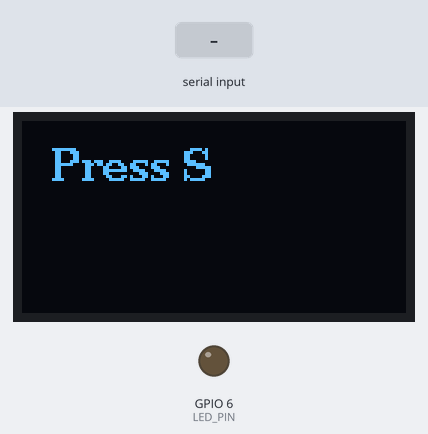
The sketch below on a simulated ESP32-S3. Parts: 128×64 one-colour display, output pins drawn as LEDs (lit = HIGH). The test bench sets the inputs (shaded band).

Above: at 1.2 s.
1.3 s: "s" received over Serial
At 2.1 s:
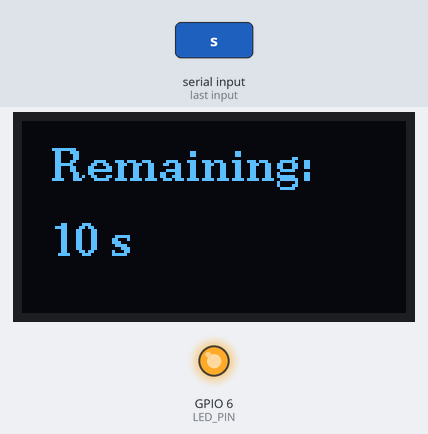
At 12.1 s:
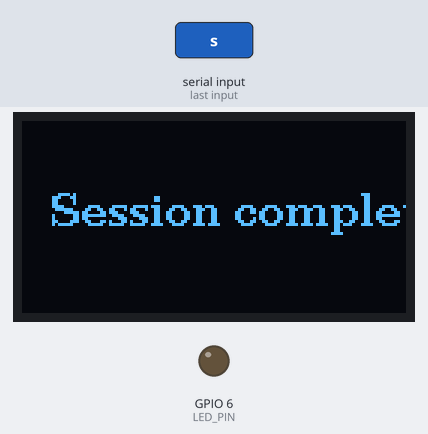
Timing chart, 0 to 12.8 s (numbered marks = the images above; inputs shaded):
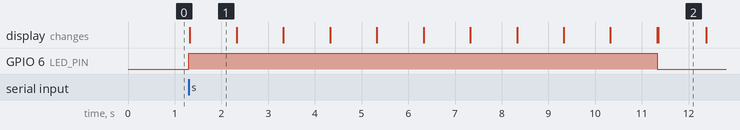

The sketch:

timer_lab.ino
```cpp
#include <Arduino.h>
#include "freertos/FreeRTOS.h"
#include "freertos/timers.h"
#include <U8g2lib.h>
#include <Wire.h>

// --- Hardware Pins ---
constexpr uint8_t SDA_PIN = 8;
constexpr uint8_t SCL_PIN = 9;
constexpr uint8_t LED_PIN = 6;

// --- OLED Display Object ---
U8G2_SSD1306_128X64_NONAME_F_HW_I2C u8g2(/* rotation=*/U8G2_R0, /* reset=*/ U8X8_PIN_NONE);

// --- Task Notification Event Bits ---
constexpr uint32_t EVENT_TICK     = (1 << 0); //1 shifted 0 (01)
constexpr uint32_t EVENT_COMPLETE = (1 << 1); //1 shifted 1 (10)

// --- Global Variables ---
TaskHandle_t mainTaskHandle = NULL;
TimerHandle_t periodicTimer;
TimerHandle_t oneShotTimer;
TimerHandle_t resetTimer;
constexpr uint32_t EVENT_RESET    = (1 << 2); // event for returning to ready

enum SessionState { //state machine
  STATE_READY,
  STATE_RUNNING,
  STATE_COMPLETE
};

SessionState currentState = STATE_READY;
int countdown_value = 10;

// --- Timer Callbacks ---
// 1000ms Auto-reload Timer Callback
void periodicTimerCallback(TimerHandle_t xTimer) {
  // Send tick event to the main application task
  if (mainTaskHandle != NULL) {
    xTaskNotify(mainTaskHandle, EVENT_TICK, eSetBits);
  }
}

// 10,000ms One-shot Timer Callback
void oneShotTimerCallback(TimerHandle_t xTimer) {
  // Send completion event to the main application task
  if (mainTaskHandle != NULL) {
    xTaskNotify(mainTaskHandle, EVENT_COMPLETE, eSetBits);
  }
}

void resetTimerCallback(TimerHandle_t xTimer) {
  if (mainTaskHandle != NULL) {
    xTaskNotify(mainTaskHandle, EVENT_RESET, eSetBits);
  }
}

// --- OLED Drawing Helpers ---
void drawReady() {
  u8g2.clearBuffer();
  u8g2.setFont(u8g2_font_ncenB10_tr);
  u8g2.drawStr(10, 20, "Press S");
  u8g2.drawStr(10, 40, "");
  u8g2.sendBuffer();
}

void drawRunning() {
  u8g2.clearBuffer();
  u8g2.setFont(u8g2_font_ncenB10_tr);
  u8g2.drawStr(10, 20, "Remaining:");
  u8g2.setCursor(10, 45);
  u8g2.print(countdown_value);
  u8g2.print(" s");
  u8g2.sendBuffer();
}

void drawComplete() {
  u8g2.clearBuffer();
  u8g2.setFont(u8g2_font_ncenB10_tr);
  u8g2.drawStr(10, 35, "Session complete");
  u8g2.sendBuffer();
}

void setup() {
  Serial.begin(115200);

  // Capture the handle of the main Arduino loop() task for notifications
  mainTaskHandle = xTaskGetCurrentTaskHandle();

  pinMode(LED_PIN, OUTPUT);
  digitalWrite(LED_PIN, LOW);

  Wire.begin(SDA_PIN, SCL_PIN);
  u8g2.begin();

  // 1. Create Periodic Timer (1000 ms)
  periodicTimer = xTimerCreate(
    "TickTimer",
    pdMS_TO_TICKS(1000),
    pdTRUE,               // Auto-reload
    (void *)0,
    periodicTimerCallback
  );

  // 2. Create One-Shot Timer (10,000 ms)
  oneShotTimer = xTimerCreate(
    "CompleteTimer",
    pdMS_TO_TICKS(10000),
    pdFALSE,              // One-shot
    (void *)1,
    oneShotTimerCallback
  );
  // 3. Create event reset timer
  resetTimer = xTimerCreate(
    "ResetTimer",
    pdMS_TO_TICKS(1000),  // 1-second delay
    pdFALSE,              // One-shot
    (void *)2,
    resetTimerCallback
  );

  drawReady();
}

void loop() {
  // --- 1. Read Serial Input ---
  if (Serial.available() > 0) {
    char c = Serial.read();

    // Start or restart session if 's' or 'S' is received
    if ((c == 's' || c == 'S') && currentState == STATE_READY) {
      // Clear out the serial buffer in case of multiple characters
      while (Serial.available()) Serial.read();

      currentState = STATE_RUNNING;
      countdown_value = 10;

      digitalWrite(LED_PIN, HIGH);

      // Start both timers
      xTimerStart(periodicTimer, 0);
      xTimerStart(oneShotTimer, 0);

      drawRunning();
    }
  }

  // --- 2. Process Task Notifications ---
  uint32_t notifiedValue = 0;
  // Wait for a notification. Timeout is 10ms to keep the serial reader responsive.
  if (xTaskNotifyWait(0x00, ULONG_MAX, &notifiedValue, pdMS_TO_TICKS(10)) == pdTRUE) {

    // Check if the tick event bit is set
    if (notifiedValue & EVENT_TICK) {
      if (currentState == STATE_RUNNING) {
        countdown_value--;
        if (countdown_value < 0) countdown_value = 0; // Prevent negative display
        drawRunning();
      }
    }

    // Check if the complete event bit is set
    if (notifiedValue & EVENT_COMPLETE) {
      if (currentState == STATE_RUNNING) {
        currentState = STATE_COMPLETE;

        digitalWrite(LED_PIN, LOW);
        xTimerStop(periodicTimer, 0);

        drawComplete();

        // Start the 1-second countdown to reset the screen
        xTimerStart(resetTimer, 0);
      }
    }

    // New event handler catches the reset timer firing
    if (notifiedValue & EVENT_RESET) {
      if (currentState == STATE_COMPLETE) {
        currentState = STATE_READY;
        drawReady();
      }
    }
  }
}
```

Measured:
- after the input at 1.3 s, GPIO 6 (LED_PIN): LOW → HIGH at once, → LOW 10.0 s later; the display: changes at once (image 1)
- what the display in image 1 shows lasts 1.0 s, from 1.3 s to 2.3 s
